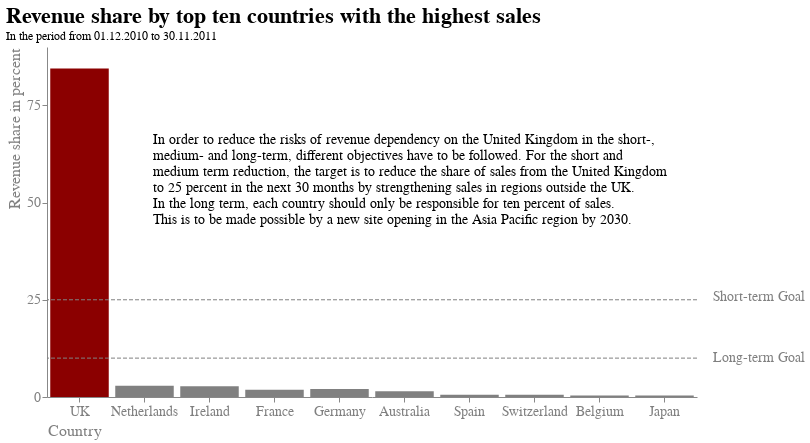

Notebook cell for this chart:
### Markdown cell above
# Chart Beschreibung
Nun soll das Ziel kommuniziert werden, die Reduktion des Umsatzanteils von UK durch die Erhöhung der Umsätze in den Ländern außerhalb des Vereinigten Königreichs. Hierfür wird erneut auf die anfängliche Übersicht zurückgegriffen mit der Umsatzverteilung, allerdings nicht mit absoluten Werten sondern prozentualen Umsatzanteil. Wie in der ersten Graph wird Clutter eleminiert indem Hilfs und Gridlinien, sowie die Rahmen rechts und oben entfernt werden (Closure). Außerdem wird der Fokus gezielt mit (hue) Farbe auf den Umsatz des Landes UK gelegt zudem wird mit (added marks / spatial position)einer Textbeschreibung in der Visualisierung ein Fokus auf die Erklärung der Ziele gelegt, um mögliche Verwirrungen und Unklarheiten zu beseitigen. Im Kontext des Designs wird der Schwerpunkt auf ein schlichtes Design mit wenigen Farben (Schwarz, grau und dunkelrot) gesetzt. Außerdem werden Ziellinien hinzugefügt, um das Ziel des Umsatzanteils zu definieren.

### Code cell
# Visualisierung der umsatzstärksten Kunden
chart_co1 = alt.Chart(df_plot).mark_bar().encode(
    y=alt.Y("Revenue_Share",
            axis=alt.Axis(title="Revenue share in percent", 
                          labelAngle=0,
                          titleAnchor="end",
                          grid=False,
                          values=[0,25,50,75,100])),
    x=alt.X("Country",
            sort=["UK", "Netherlands","Ireland","France","Germany","Australia","Spain","Switzerland","Belgium","Sweden"],
            axis=alt.Axis(title = "Country",
                          titleAnchor="start",
                          labelAngle=0)),
    color=alt.condition(
        alt.FieldOneOfPredicate("Country", ["UK"]),
        alt.value("darkred"),     
        alt.value("grey")     
    )
).properties(
    title={"text":["Revenue share by top ten countries with the highest sales"], "subtitle":["In the period from 01.12.2010 to 30.11.2011"]},
    width=650,
    height=350
)

annotations = alt.Chart(df_text).mark_text(
    align='left', 
    baseline='middle',
    dx=8 ,
    lineBreak='\n',
    fontSize=14,
).encode(
    x=alt.X("Country",
            sort=["UK", "Netherlands","Ireland","France","Germany","Australia","Spain","Switzerland","Belgium","Sweden"],
            axis=alt.Axis(title = "Country",
                          titleAnchor="start",
                          labelAngle=0)),
    y='TotalPrice',
    text='Annotation',
)

rule = alt.Chart(
    pd.DataFrame({'y':[10]})
).mark_rule(color='grey', strokeDash=[4, 2]).encode(
    y='y'
)

goal = alt.Chart().mark_text(
    align="left",
    baseline="bottom",
    fontSize=14,
    fontWeight=400,
    color="grey"
).encode(
    x=alt.value(666),  # pixels from left
    y=alt.value(318),  # pixels from top
    text=alt.value("Long-term Goal")
)
rule_short = alt.Chart(
    pd.DataFrame({'y':[25]})
).mark_rule(color='grey', strokeDash=[4, 2]).encode(
    y='y'
)

goal_short = alt.Chart().mark_text(
    align="left",
    baseline="bottom",
    fontSize=14,
    fontWeight=400,
    color="grey"
).encode(
    x=alt.value(666),  # pixels from left
    y=alt.value(257),  # pixels from top
    text=alt.value("Short-term Goal")
)

alt.layer(chart_co1 + rule + goal + rule_short + goal_short + annotations).configure_view(
    strokeWidth=0
).configure_title(
    fontSize=22,
    font="Arial",
    color="black",
    anchor="start"
).configure_axis(
    labelFont="Arial",
    titleFont="Arial",
    labelFontSize=14,
    titleFontSize=16,
    titleFontWeight="normal",
    labelColor="grey",
    titleColor="grey"
)

### Figure 1 — Vega-Lite specification as saved in the notebook (floating-point values rounded to 4 significant figures)
{"config": {"view": {"continuousWidth": 400, "continuousHeight": 300, "strokeWidth": 0}, "axis": {"labelColor": "grey", "labelFont": "Arial", "labelFontSize": 14, "titleColor": "grey", "titleFont": "Arial", "titleFontSize": 16, "titleFontWeight": "normal"}, "title": {"anchor": "start", "color": "black", "font": "Arial", "fontSize": 22}}, "layer": [{"layer": [{"data": {"name": "data-bd0a0414674b08fd49a0b2a2646823b3"}, "mark": "bar", "encoding": {"color": {"condition": {"value": "darkred", "test": {"field": "Country", "oneOf": ["UK"]}}, "value": "grey"}, "x": {"axis": {"labelAngle": 0, "title": "Country", "titleAnchor": "start"}, "field": "Country", "sort": ["UK", "Netherlands", "Ireland", "France", "Germany", "Australia", "Spain", "Switzerland", "Belgium", "Sweden"], "type": "nominal"}, "y": {"axis": {"grid": false, "labelAngle": 0, "title": "Revenue share in percent", "titleAnchor": "end", "values": [0, 25, 50, 75, 100]}, "field": "Revenue_Share", "type": "quantitative"}}, "height": 350, "title": {"text": ["Revenue share by top ten countries with the highest sales"], "subtitle": ["In the period from 01.12.2010 to 30.11.2011"]}, "width": 650}, {"data": {"name": "data-f7fdb6d6dff282c0e5cdfe765ee63692"}, "mark": {"type": "rule", "color": "grey", "strokeDash": [4, 2]}, "encoding": {"y": {"field": "y", "type": "quantitative"}}}, {"data": {"name": "empty"}, "mark": {"type": "text", "align": "left", "baseline": "bottom", "color": "grey", "fontSize": 14, "fontWeight": 400}, "encoding": {"text": {"value": "Long-term Goal"}, "x": {"value": 666}, "y": {"value": 318}}}, {"data": {"name": "data-06e0902371b314c6751b0d1040837b07"}, "mark": {"type": "rule", "color": "grey", "strokeDash": [4, 2]}, "encoding": {"y": {"field": "y", "type": "quantitative"}}}, {"data": {"name": "empty"}, "mark": {"type": "text", "align": "left", "baseline": "bottom", "color": "grey", "fontSize": 14, "fontWeight": 400}, "encoding": {"text": {"value": "Short-term Goal"}, "x": {"value": 666}, "y": {"value": 257}}}, {"data": {"name": "data-5fe194c3733563763aef0cfb078f51b1"}, "mark": {"type": "text", "align": "left", "baseline": "middle", "dx": 8, "fontSize": 14, "lineBreak": "\n"}, "encoding": {"text": {"field": "Annotation", "type": "nominal"}, "x": {"axis": {"labelAngle": 0, "title": "Country", "titleAnchor": "start"}, "field": "Country", "sort": ["UK", "Netherlands", "Ireland", "France", "Germany", "Australia", "Spain", "Switzerland", "Belgium", "Sweden"], "type": "nominal"}, "y": {"field": "TotalPrice", "type": "quantitative"}}}]}], "$schema": "https://vega.github.io/schema/vega-lite/v4.17.0.json", "datasets": {"data-bd0a0414674b08fd49a0b2a2646823b3": [{"Quantity": 4057262, "UnitPrice": 1552000.0, "CustomerID": 5368000000.0, "TotalPrice": 7904.0, "Month": 3454655, "Year": 945132005, "Country": "UK", "Revenue_Share": 84.46}, {"Quantity": 192552, "UnitPrice": 5491.0, "CustomerID": 32370000.0, "TotalPrice": 271.8, "Month": 14656, "Year": 4512614, "Country": "Netherlands", "Revenue_Share": 2.904}, {"Quantity": 138521, "UnitPrice": 31570.0, "CustomerID": 105500000.0, "TotalPrice": 257.5, "Month": 58874, "Year": 15781925, "Country": "Ireland", "Revenue_Share": 2.752}, {"Quantity": 112450, "UnitPrice": 24420.0, "CustomerID": 111000000.0, "TotalPrice": 194.0, "Month": 62338, "Year": 17641965, "Country": "Germany", "Revenue_Share": 2.073}, {"Quantity": 106086, "UnitPrice": 21370.0, "CustomerID": 99550000.0, "TotalPrice": 176.0, "Month": 58145, "Year": 15918654, "Country": "France", "Revenue_Share": 1.88}, {"Quantity": 83653, "UnitPrice": 3442.0, "CustomerID": 15670000.0, "TotalPrice": 137.0, "Month": 7686, "Year": 2527792, "Country": "Australia", "Revenue_Share": 1.464}, {"Quantity": 30228, "UnitPrice": 5572.0, "CustomerID": 23350000.0, "TotalPrice": 52.51, "Month": 14378, "Year": 3959611, "Country": "Switzerland", "Revenue_Share": 0.561}, {"Quantity": 26363, "UnitPrice": 7932.0, "CustomerID": 30760000.0, "TotalPrice": 51.52, "Month": 15840, "Year": 4822304, "Country": "Spain", "Revenue_Share": 0.5505}, {"Quantity": 25270, "UnitPrice": 716.0, "CustomerID": 4427000.0, "TotalPrice": 35.54, "Month": 2218, "Year": 697752, "Country": "Japan", "Revenue_Share": 0.3797}, {"Quantity": 21791, "UnitPrice": 5826.0, "CustomerID": 23340000.0, "TotalPrice": 35.38, "Month": 13459, "Year": 3774557, "Country": "Belgium", "Revenue_Share": 0.3781}], "data-f7fdb6d6dff282c0e5cdfe765ee63692": [{"y": 10}], "empty": [{}], "data-06e0902371b314c6751b0d1040837b07": [{"y": 25}], "data-5fe194c3733563763aef0cfb078f51b1": [{"Quantity": 0, "UnitPrice": 0, "CustomerID": 0, "TotalPrice": 66, "Country": "Netherlands", "Annotation": "In order to reduce the risks of revenue dependency on the United Kingdom in the short-, \n medium- and long-term, different objectives have to be followed. For the short and \n medium term reduction, the target is to reduce the share of sales from the United Kingdom \n to 25 percent in the next 30 months by strengthening sales in regions outside the UK. \n In the long term, each country should only be responsible for ten percent of sales. \n This is to be made possible by a new site opening in the Asia Pacific region by 2030."}]}}
